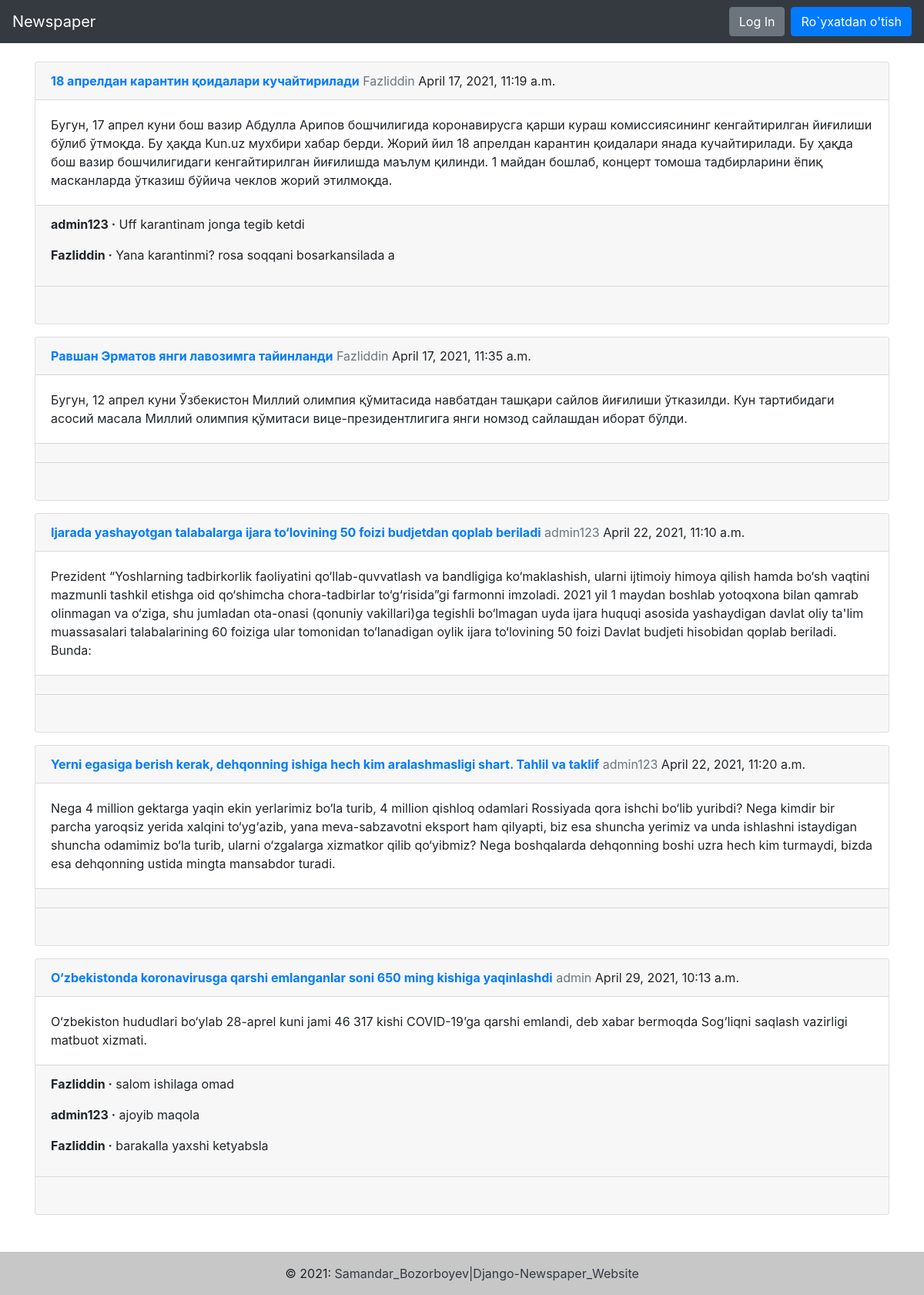
The app's page /articles/ with its own data.
### articles/models.py (models this page shows, shortened)
class Article(models.Model):
    title = models.CharField(max_length=250)
    image = models.ImageField(upload_to='media/',null=True,blank=True)  #new
    body = models.TextField()
    date = models.DateTimeField(auto_now_add=True)
    author = models.ForeignKey(
        get_user_model(),
        on_delete = models.CASCADE,
    )

class Comment(models.Model):
    article = models.ForeignKey(
        Article,
        on_delete=models.CASCADE,
        related_name='comments',
        )
    comment = models.CharField(max_length=120)
    author = models.ForeignKey(
        get_user_model(),
        on_delete=models.CASCADE,
                               )
    def __str__(self):
        return self.comment

### users/models.py (models this page shows)
class CustomerUser(AbstractUser):
    age = models.PositiveIntegerField(null=True,blank=True)
    address = models.CharField(max_length=200,null=True,blank=True)
    universitet = models.CharField(max_length=200,null=True,blank=True)

### articles/views.py (the view)
# urls.py: path('',ArticleListView.as_view(),name='article_list'),
class ArticleListView(ListView):
    model = Article
    template_name = 'article_list.html'

### templates/article_list.html (shortened to what this page needs)
{% extends 'base.html' %}
{% block content %}
{% for article in object_list %}
<div class="card mb-3">
    <div class="card-header">
        <a href="{% url 'article_detail' article.pk %}">
        <span class="font-weight-bold">{{article.title}}</span>
        </a>
        <span class="text-muted">{{article.author}}</span>
        {{article.date}}
    </div>
    <div class="card-body">
        {{article.body}}
    </div>
    <div class="card-footer">
        {% for comment in article.comments.all %}
        <p>
            <span class="font-weight-bold">{{ comment.author }} &middot;</span>
            {{ comment }}
        </p>
        {% endfor %}
    </div>
    <div class="card-footer text-center text-muted">
        {% if user.is_authenticated and article.author == request.user %}
        <a href="{% url 'article_edit' article.pk %}" class="btn btn-success">Edit</a>
        <a href="{% url 'article_delete' article.pk %}" class="btn btn-danger">Delete</a>
        {% else %}
        <br>
        {% endif %}
    </div>
</div>
{% endfor%}
{% endblock content %}

### templates/base.html (shortened to what this page needs)
<!DOCTYPE html>
<html lang="en">
<head>
    <link href="https://stackpath.bootstrapcdn.com/bootstrap/4.1.3/css/bootstrap.min.css"
 rel="stylesheet">
</head>
<body>
<nav class="navbar navbar-expand-md navbar-dark bg-dark mb-4">
    <a class="navbar-brand" href="{% url 'home' %}">Newspaper</a>
    <div class="collapse navbar-collapse" id="navbarCollapse">
        {% if user.is_authenticated %}
        <ul class="navbar-nav ml-auto">
            <li class="nav-item">
                <a aria-expanded="false" aria-haspopup="true" class="nav-link dropdown-toggle" data-toggle="dropdown"
                   href="#" id="userMenu">
                    {{user.username}}
                </a>
                <div aria-labelledby="userMenu" class="dropdown-menu dropdown-menu-right">
                    <a class="dropdown-item" href="{% url 'password_change' %}">Parolni o'zgartirish</a>
                    <div class="dropdown-divider"></div>
                    <a class="dropdown-item" href="{% url 'logout' %}">Log Out</a>
                    <div class="dropdown-divider"></div>
                    <a class="dropdown-item" href="{% url 'article_new' %}">Yangi maqola</a>
                </div>
            </li>
        </ul>
        {% else %}
        <form class="form-inline ml-auto">
            <a class="btn btn-secondary" href="{% url 'login' %}"> Log In </a>
            <a class="btn btn-primary ml-2" href="{% url 'signup' %}">Ro`yxatdan o'tish</a>
        </form>
        {% endif %}
    </div>
</nav>
<div class="container">
    {% block content %}
    {% endblock content %}
</div>
<footer class="bg-light text-center text-lg-start mb-0 mt-5">
    <div class="text-center p-3" style="background-color: rgba(0, 0, 0, 0.2);">
        © 2021:
        <a class="text-dark" href="t.me//samandar_bozorboyev">Samandar_Bozorboyev|Django-Newspaper_Website</a>
    </div>
</footer>
</body>
</html>

### records on screen
Article: title "18 апрелдан карантин қоидалари кучайтирилади", author "Fazliddin", date "April 17, 2021, 11:19 a.m.", body "Бугун, 17 апрел куни бош вазир Абдулла Арипов бошчилигида коронавирусга қарши кураш комиссиясининг кенгайтирилган йиғилиши бўлиб ўтмоқда. Бу ҳақда Kun.uz мухбири хабар берди. Жорий йил 18 апрелдан карантин қоидалари янада кучайтирилади. Бу ҳақда бош вазир бошчилигидаги кенгайтирилган йиғилишда маълум қилинди. 1 майдан бошлаб, концерт томоша тадбирларини ёпиқ масканларда ўтказиш бўйича чеклов жорий этилмоқда."
Comment: author "admin123", comment "Uff karantinam jonga tegib ketdi"
Comment: author "Fazliddin", comment "Yana karantinmi? rosa soqqani bosarkansilada a"
Article: title "Равшан Эрматов янги лавозимга тайинланди", author "Fazliddin", date "April 17, 2021, 11:35 a.m.", body "Бугун, 12 апрел куни Ўзбекистон Миллий олимпия қўмитасида навбатдан ташқари сайлов йиғилиши ўтказилди. Кун тартибидаги асосий масала Миллий олимпия қўмитаси вице-президентлигига янги номзод сайлашдан иборат бўлди."
Article: title "Ijarada yashayotgan talabalarga ijara to‘lovining 50 foizi budjetdan qoplab beriladi", author "admin123", date "April 22, 2021, 11:10 a.m.", body "Prezident “Yoshlarning tadbirkorlik faoliyatini qo‘llab-quvvatlash va bandligiga ko‘maklashish, ularni ijtimoiy himoya qilish hamda bo‘sh vaqtini mazmunli tashkil etishga oid qo‘shimcha chora-tadbirlar to‘g‘risida”gi farmonni imzoladi. 2021 yil 1 maydan boshlab yotoqxona bilan qamrab olinmagan va o‘ziga, shu jumladan ota-onasi (qonuniy vakillari)ga tegishli bo‘lmagan uyda ijara huquqi asosida yashaydigan davlat oliy ta'lim muassasalari talabalarining 60 foiziga ular tomonidan to‘lanadigan oylik ijara to‘lovining 50 foizi Davlat budjeti hisobidan qoplab beriladi. Bunda:"
Article: title "Yerni egasiga berish kerak, dehqonning ishiga hech kim aralashmasligi shart. Tahlil va taklif", author "admin123", date "April 22, 2021, 11:20 a.m.", body "Nega 4 million gektarga yaqin ekin yerlarimiz bo‘la turib, 4 million qishloq odamlari Rossiyada qora ishchi bo‘lib yuribdi? Nega kimdir bir parcha yaroqsiz yerida xalqini to‘yg‘azib, yana meva-sabzavotni eksport ham qilyapti, biz esa shuncha yerimiz va unda ishlashni istaydigan shuncha odamimiz bo‘la turib, ularni o‘zgalarga xizmatkor qilib qo‘yibmiz? Nega boshqalarda dehqonning boshi uzra hech kim turmaydi, bizda esa dehqonning ustida mingta mansabdor turadi."
Article: title "O‘zbekistonda koronavirusga qarshi emlanganlar soni 650 ming kishiga yaqinlashdi", author "admin", date "April 29, 2021, 10:13 a.m.", body "O‘zbekiston hududlari bo‘ylab 28-aprel kuni jami 46 317 kishi COVID-19’ga qarshi emlandi, deb xabar bermoqda Sog‘liqni saqlash vazirligi matbuot xizmati."
Comment: author "Fazliddin", comment "salom ishilaga omad"
Comment: author "admin123", comment "ajoyib maqola"
Comment: author "Fazliddin", comment "barakalla yaxshi ketyabsla"
